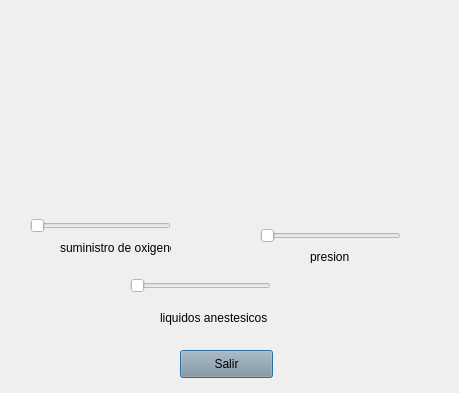
<?xml version="1.0" encoding="UTF-8"?>
<ui version="4.0">
 <class>Dialog</class>
 <widget class="QDialog" name="Dialog">
  <property name="geometry">
   <rect>
    <x>0</x>
    <y>0</y>
    <width>459</width>
    <height>393</height>
   </rect>
  </property>
  <property name="windowTitle">
   <string>administrador de anestesia</string>
  </property>
  <property name="styleSheet">
   <string notr="true"/>
  </property>
  <widget class="QSlider" name="oxigeno">
   <property name="geometry">
    <rect>
     <x>30</x>
     <y>210</y>
     <width>141</width>
     <height>31</height>
    </rect>
   </property>
   <property name="palette">
    <palette>
     <active>
      <colorrole role="Button">
       <brush brushstyle="SolidPattern">
        <color alpha="255">
         <red>255</red>
         <green>255</green>
         <blue>255</blue>
        </color>
       </brush>
      </colorrole>
      <colorrole role="Base">
       <brush brushstyle="SolidPattern">
        <color alpha="255">
         <red>255</red>
         <green>255</green>
         <blue>255</blue>
        </color>
       </brush>
      </colorrole>
      <colorrole role="Window">
       <brush brushstyle="SolidPattern">
        <color alpha="255">
         <red>255</red>
         <green>255</green>
         <blue>255</blue>
        </color>
       </brush>
      </colorrole>
      <colorrole role="Highlight">
       <brush brushstyle="SolidPattern">
        <color alpha="255">
         <red>255</red>
         <green>85</green>
         <blue>127</blue>
        </color>
       </brush>
      </colorrole>
      <colorrole role="Link">
       <brush brushstyle="SolidPattern">
        <color alpha="255">
         <red>255</red>
         <green>85</green>
         <blue>127</blue>
        </color>
       </brush>
      </colorrole>
     </active>
     <inactive>
      <colorrole role="Button">
       <brush brushstyle="SolidPattern">
        <color alpha="255">
         <red>255</red>
         <green>255</green>
         <blue>255</blue>
        </color>
       </brush>
      </colorrole>
      <colorrole role="Base">
       <brush brushstyle="SolidPattern">
        <color alpha="255">
         <red>255</red>
         <green>255</green>
         <blue>255</blue>
        </color>
       </brush>
      </colorrole>
      <colorrole role="Window">
       <brush brushstyle="SolidPattern">
        <color alpha="255">
         <red>255</red>
         <green>255</green>
         <blue>255</blue>
        </color>
       </brush>
      </colorrole>
      <colorrole role="Highlight">
       <brush brushstyle="SolidPattern">
        <color alpha="255">
         <red>255</red>
         <green>85</green>
         <blue>127</blue>
        </color>
       </brush>
      </colorrole>
      <colorrole role="Link">
       <brush brushstyle="SolidPattern">
        <color alpha="255">
         <red>255</red>
         <green>85</green>
         <blue>127</blue>
        </color>
       </brush>
      </colorrole>
     </inactive>
     <disabled>
      <colorrole role="Button">
       <brush brushstyle="SolidPattern">
        <color alpha="255">
         <red>255</red>
         <green>255</green>
         <blue>255</blue>
        </color>
       </brush>
      </colorrole>
      <colorrole role="Base">
       <brush brushstyle="SolidPattern">
        <color alpha="255">
         <red>255</red>
         <green>255</green>
         <blue>255</blue>
        </color>
       </brush>
      </colorrole>
      <colorrole role="Window">
       <brush brushstyle="SolidPattern">
        <color alpha="255">
         <red>255</red>
         <green>255</green>
         <blue>255</blue>
        </color>
       </brush>
      </colorrole>
      <colorrole role="Highlight">
       <brush brushstyle="SolidPattern">
        <color alpha="255">
         <red>0</red>
         <green>120</green>
         <blue>215</blue>
        </color>
       </brush>
      </colorrole>
      <colorrole role="Link">
       <brush brushstyle="SolidPattern">
        <color alpha="255">
         <red>255</red>
         <green>85</green>
         <blue>127</blue>
        </color>
       </brush>
      </colorrole>
     </disabled>
    </palette>
   </property>
   <property name="orientation">
    <enum>Qt::Horizontal</enum>
   </property>
  </widget>
  <widget class="QSlider" name="anset">
   <property name="geometry">
    <rect>
     <x>130</x>
     <y>270</y>
     <width>141</width>
     <height>31</height>
    </rect>
   </property>
   <property name="palette">
    <palette>
     <active>
      <colorrole role="Button">
       <brush brushstyle="SolidPattern">
        <color alpha="255">
         <red>255</red>
         <green>255</green>
         <blue>255</blue>
        </color>
       </brush>
      </colorrole>
      <colorrole role="Base">
       <brush brushstyle="SolidPattern">
        <color alpha="255">
         <red>255</red>
         <green>255</green>
         <blue>255</blue>
        </color>
       </brush>
      </colorrole>
      <colorrole role="Window">
       <brush brushstyle="SolidPattern">
        <color alpha="255">
         <red>255</red>
         <green>255</green>
         <blue>255</blue>
        </color>
       </brush>
      </colorrole>
      <colorrole role="Highlight">
       <brush brushstyle="SolidPattern">
        <color alpha="255">
         <red>255</red>
         <green>85</green>
         <blue>127</blue>
        </color>
       </brush>
      </colorrole>
      <colorrole role="Link">
       <brush brushstyle="SolidPattern">
        <color alpha="255">
         <red>255</red>
         <green>85</green>
         <blue>127</blue>
        </color>
       </brush>
      </colorrole>
     </active>
     <inactive>
      <colorrole role="Button">
       <brush brushstyle="SolidPattern">
        <color alpha="255">
         <red>255</red>
         <green>255</green>
         <blue>255</blue>
        </color>
       </brush>
      </colorrole>
      <colorrole role="Base">
       <brush brushstyle="SolidPattern">
        <color alpha="255">
         <red>255</red>
         <green>255</green>
         <blue>255</blue>
        </color>
       </brush>
      </colorrole>
      <colorrole role="Window">
       <brush brushstyle="SolidPattern">
        <color alpha="255">
         <red>255</red>
         <green>255</green>
         <blue>255</blue>
        </color>
       </brush>
      </colorrole>
      <colorrole role="Highlight">
       <brush brushstyle="SolidPattern">
        <color alpha="255">
         <red>255</red>
         <green>85</green>
         <blue>127</blue>
        </color>
       </brush>
      </colorrole>
      <colorrole role="Link">
       <brush brushstyle="SolidPattern">
        <color alpha="255">
         <red>255</red>
         <green>85</green>
         <blue>127</blue>
        </color>
       </brush>
      </colorrole>
     </inactive>
     <disabled>
      <colorrole role="Button">
       <brush brushstyle="SolidPattern">
        <color alpha="255">
         <red>255</red>
         <green>255</green>
         <blue>255</blue>
        </color>
       </brush>
      </colorrole>
      <colorrole role="Base">
       <brush brushstyle="SolidPattern">
        <color alpha="255">
         <red>255</red>
         <green>255</green>
         <blue>255</blue>
        </color>
       </brush>
      </colorrole>
      <colorrole role="Window">
       <brush brushstyle="SolidPattern">
        <color alpha="255">
         <red>255</red>
         <green>255</green>
         <blue>255</blue>
        </color>
       </brush>
      </colorrole>
      <colorrole role="Highlight">
       <brush brushstyle="SolidPattern">
        <color alpha="255">
         <red>0</red>
         <green>120</green>
         <blue>215</blue>
        </color>
       </brush>
      </colorrole>
      <colorrole role="Link">
       <brush brushstyle="SolidPattern">
        <color alpha="255">
         <red>255</red>
         <green>85</green>
         <blue>127</blue>
        </color>
       </brush>
      </colorrole>
     </disabled>
    </palette>
   </property>
   <property name="orientation">
    <enum>Qt::Horizontal</enum>
   </property>
  </widget>
  <widget class="QSlider" name="presion">
   <property name="geometry">
    <rect>
     <x>260</x>
     <y>220</y>
     <width>141</width>
     <height>31</height>
    </rect>
   </property>
   <property name="palette">
    <palette>
     <active>
      <colorrole role="Button">
       <brush brushstyle="SolidPattern">
        <color alpha="255">
         <red>255</red>
         <green>255</green>
         <blue>255</blue>
        </color>
       </brush>
      </colorrole>
      <colorrole role="Base">
       <brush brushstyle="SolidPattern">
        <color alpha="255">
         <red>255</red>
         <green>255</green>
         <blue>255</blue>
        </color>
       </brush>
      </colorrole>
      <colorrole role="Window">
       <brush brushstyle="SolidPattern">
        <color alpha="255">
         <red>255</red>
         <green>255</green>
         <blue>255</blue>
        </color>
       </brush>
      </colorrole>
      <colorrole role="Highlight">
       <brush brushstyle="SolidPattern">
        <color alpha="255">
         <red>168</red>
         <green>168</green>
         <blue>168</blue>
        </color>
       </brush>
      </colorrole>
      <colorrole role="Link">
       <brush brushstyle="SolidPattern">
        <color alpha="255">
         <red>255</red>
         <green>85</green>
         <blue>127</blue>
        </color>
       </brush>
      </colorrole>
     </active>
     <inactive>
      <colorrole role="Button">
       <brush brushstyle="SolidPattern">
        <color alpha="255">
         <red>255</red>
         <green>255</green>
         <blue>255</blue>
        </color>
       </brush>
      </colorrole>
      <colorrole role="Base">
       <brush brushstyle="SolidPattern">
        <color alpha="255">
         <red>255</red>
         <green>255</green>
         <blue>255</blue>
        </color>
       </brush>
      </colorrole>
      <colorrole role="Window">
       <brush brushstyle="SolidPattern">
        <color alpha="255">
         <red>255</red>
         <green>255</green>
         <blue>255</blue>
        </color>
       </brush>
      </colorrole>
      <colorrole role="Highlight">
       <brush brushstyle="SolidPattern">
        <color alpha="255">
         <red>168</red>
         <green>168</green>
         <blue>168</blue>
        </color>
       </brush>
      </colorrole>
      <colorrole role="Link">
       <brush brushstyle="SolidPattern">
        <color alpha="255">
         <red>255</red>
         <green>85</green>
         <blue>127</blue>
        </color>
       </brush>
      </colorrole>
     </inactive>
     <disabled>
      <colorrole role="Button">
       <brush brushstyle="SolidPattern">
        <color alpha="255">
         <red>255</red>
         <green>255</green>
         <blue>255</blue>
        </color>
       </brush>
      </colorrole>
      <colorrole role="Base">
       <brush brushstyle="SolidPattern">
        <color alpha="255">
         <red>255</red>
         <green>255</green>
         <blue>255</blue>
        </color>
       </brush>
      </colorrole>
      <colorrole role="Window">
       <brush brushstyle="SolidPattern">
        <color alpha="255">
         <red>255</red>
         <green>255</green>
         <blue>255</blue>
        </color>
       </brush>
      </colorrole>
      <colorrole role="Highlight">
       <brush brushstyle="SolidPattern">
        <color alpha="255">
         <red>168</red>
         <green>168</green>
         <blue>168</blue>
        </color>
       </brush>
      </colorrole>
      <colorrole role="Link">
       <brush brushstyle="SolidPattern">
        <color alpha="255">
         <red>255</red>
         <green>85</green>
         <blue>127</blue>
        </color>
       </brush>
      </colorrole>
     </disabled>
    </palette>
   </property>
   <property name="styleSheet">
    <string notr="true">selection-background-color: rgb(168, 168, 168);</string>
   </property>
   <property name="orientation">
    <enum>Qt::Horizontal</enum>
   </property>
  </widget>
  <widget class="QPushButton" name="boton_salir">
   <property name="geometry">
    <rect>
     <x>180</x>
     <y>350</y>
     <width>93</width>
     <height>28</height>
    </rect>
   </property>
   <property name="styleSheet">
    <string notr="true">background-color: rgb(142, 150, 157);</string>
   </property>
   <property name="text">
    <string>Salir</string>
   </property>
  </widget>
  <widget class="QLabel" name="label">
   <property name="geometry">
    <rect>
     <x>60</x>
     <y>240</y>
     <width>111</width>
     <height>16</height>
    </rect>
   </property>
   <property name="text">
    <string>suministro de oxigeno</string>
   </property>
  </widget>
  <widget class="QLabel" name="label_3">
   <property name="geometry">
    <rect>
     <x>310</x>
     <y>250</y>
     <width>47</width>
     <height>13</height>
    </rect>
   </property>
   <property name="text">
    <string>presion</string>
   </property>
  </widget>
  <widget class="QLabel" name="label_4">
   <property name="geometry">
    <rect>
     <x>160</x>
     <y>310</y>
     <width>111</width>
     <height>16</height>
    </rect>
   </property>
   <property name="text">
    <string>liquidos anestesicos</string>
   </property>
  </widget>
  <widget class="QWidget" name="verticalLayoutWidget">
   <property name="geometry">
    <rect>
     <x>30</x>
     <y>20</y>
     <width>391</width>
     <height>161</height>
    </rect>
   </property>
   <layout class="QVBoxLayout" name="verticalLayout"/>
  </widget>
 </widget>
 <resources/>
 <connections/>
</ui>
